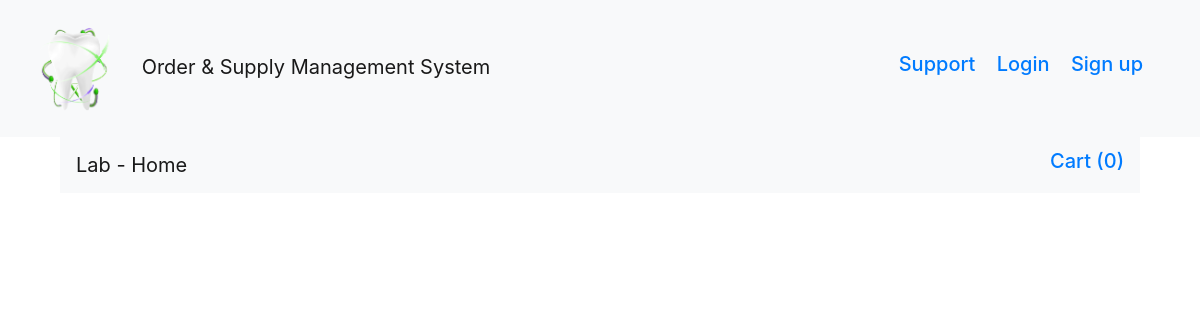
Page /labproduct_details/7 on the earlier database version.
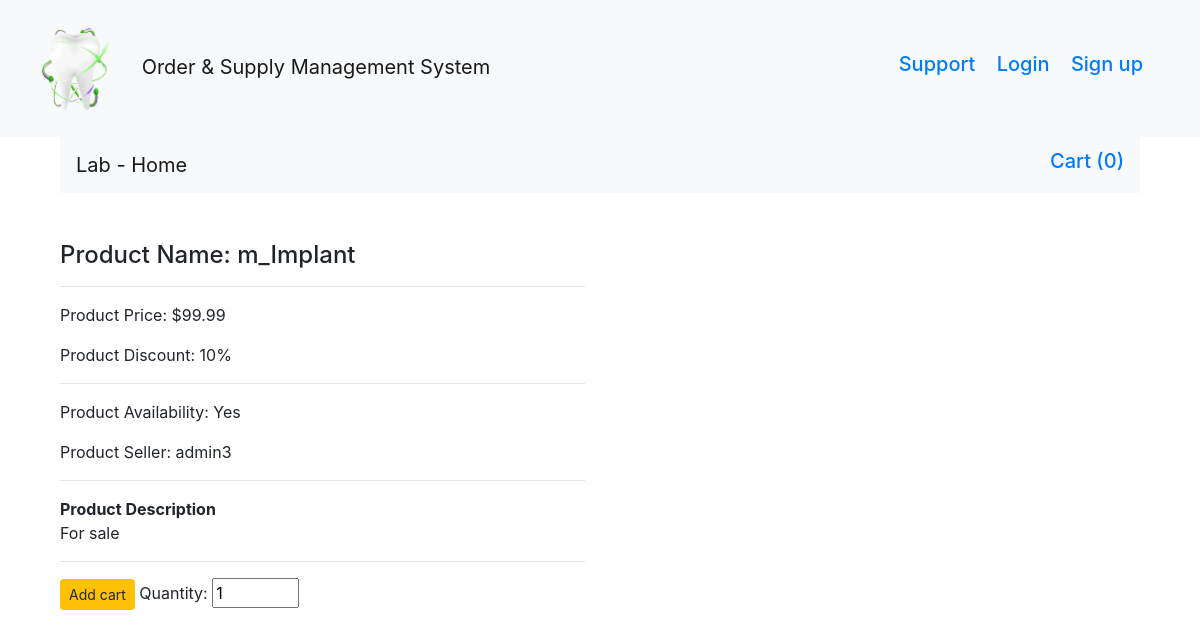
Same page on the later database version.
### dental/products/models.py (models this page shows, shortened)
class manufacturer_product(db.Model):
    id = db.Column(db.Integer, primary_key=True)
    name = db.Column(db.String(80), nullable=False)
    seller = db.Column(db.String(80), nullable=False)
    price = db.Column(db.Numeric(10,2), nullable=False)
    discout = db.Column(db.Integer, default=0)
    stock = db.Column(db.Integer, nullable=False)
    description = db.Column(db.Text, nullable=False)

### dental/products/routes.py (the view)
@app.route('/labproduct_details/<int:id>', methods=['GET', 'POST'])
def labproduct_details(id):
    products = manufacturer_product.query.filter_by(id=id)
    print(products)
    return render_template('products/labproduct_details.html', products=products)

### dental/templates/products/labproduct_details.html (shortened to what this page needs)
{% extends "layout.html" %}
{% block content %}
<div class="container">
  <nav class="navbar navbar-expand-lg navbar-light bg-light">
      <a class="navbar-brand" href="/lab">Lab - Home</a>
      <div class="collapse navbar-collapse" id="navbarSupportedContent">
      <form class="form-inline my-2 my-lg-0">
        <a class="float-right" href="{{url_for('getCart_lab')}}" tabindex="-1">
            <h5>Cart ({{session['Shoppingcart']|length}})</h5>
        </a>
    </form>
      </div>
  </nav>
</div>
<div class="container mt-5">
    <div class="row">
        {% for product in products %}
        <div class="col-md-6" id=product.id>
            <h4>Product Name: {{product.name}}</h4>
            <hr>
            <p>Product Price: ${{product.price}}</p>
            {% if product.discout>0 %}
                <p>Product Discount: {{product.discout}}%</p>
            {% endif %}
            <hr>
            {% if product.stock>0 %}
                <p>Product Availability: Yes</p>
            {% elif product.stock==0 %}
            <p>Product Availability: No</p>
            {% endif %}
            <p>Product Seller: {{product.seller}}</p>
            <hr>
            <b>Product Description</b>
            <p>{{product.description}}</p>
            <hr>
            <form action="{{url_for('addcart_lab')}}" method="POST">
                <button type="submit" class="btn btn-sm btn-warning">Add cart</button>
                <label for="">Quantity:</label>
                <input type="number" name="quantity" id="" value="1" min="1" max="{{product.stock}}">
            </form>
        </div>
        <div class="col-md-6"></div>
        {% endfor %}
    </div>
</div>
{% endblock %}

### dental/templates/layout.html (shortened to what this page needs)
<!doctype html>
<html lang="en">
<head>
    <link rel="stylesheet" href="{{ url_for('static', filename='css/bootstrap.min.css')}}">
</head>
<header>
<nav class="navbar navbar-light bg-light">
  <a class="navbar-brand" href="#">
    <img style="max-width:120px; margin-top: -7px;" src="{{ url_for('static', filename='images/mainlogo.png') }}">
    Order & Supply Management System
  </a>
  <ul class="nav navbar-nav navbar-right">
    <div style="margin-right: 10px; margin-left: 20px; margin-top: 5px; margin-bottom: 5px;"  class="container-fluid">
    <h5>
      {% if session.logged_in %}
        <a href="/about"> <span class="glyphicon glyphicon-heart"></span> About&nbsp;&nbsp;&nbsp;</a>
        <a href="/logout"><span class="glyphicon glyphicon-log-out"></span> Logout&nbsp;&nbsp;&nbsp;</a>
      {% else %}
        <a href="https://www.google.com"> Support&nbsp;&nbsp;&nbsp;</a>
        <a href="/login"> Login&nbsp;&nbsp;&nbsp;</a>
        <a href="/register"> Sign up&nbsp;&nbsp;&nbsp;</a>
      {% endif %}
    </h5>
    </div>
  </ul>
</nav>
</header>
<body>
    <div class="container" style="min-height:100% width:80%">
        {% block content %}  {% endblock %}
    </div>
</body>
</html>

Differences in the rows shown:
added manufacturer_product: name "m_Implant", price "99.99", discout "10", stock "Product Availability: Yes", seller "admin3", description "For sale"
